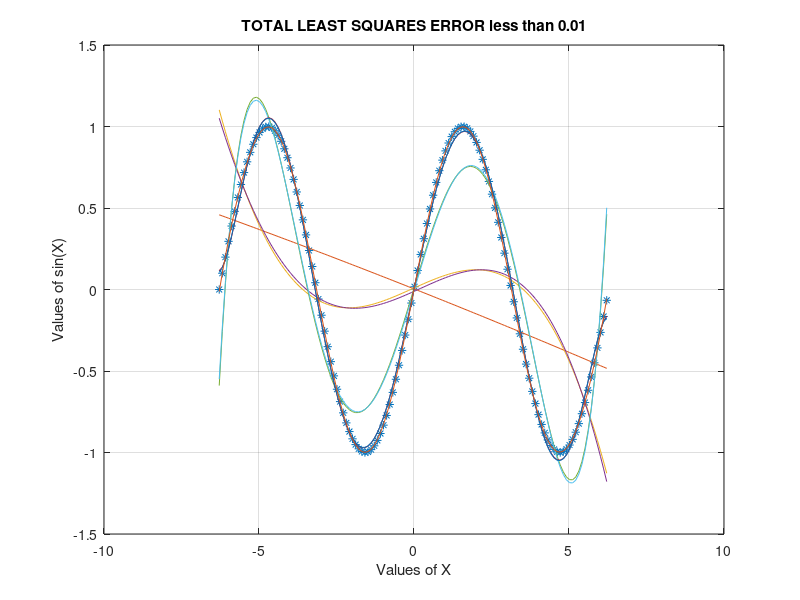

The MATLAB script that drew this image:
I = -2*pi;
X = [];

%This is the same as Core5 but with loops instead



while I <= 2*pi,

	X = [X I];
	I = I + 0.1;
end;


figure(1);
plot(X,sin(X),'*');
hold on;

I = 1;
TOTAL_SQR_ERROR = 100.0;

while TOTAL_SQR_ERROR > 0.01,

	I = I+1;

	C = polyfit(X,sin(X),I);

	Y = polyval(C,X);
	
	plot(X,Y);

	ERROR = sin(X) - Y;
	SQR_ERROR = ERROR.^2;
	TOTAL_SQR_ERROR = sum(SQR_ERROR);


end;

grid;
xlabel('Values of X');
ylabel('Values of sin(X)');
title('TOTAL LEAST SQUARES ERROR less than 0.01');

hold off;

%Had to look at the solutions for how you guys wanted this to be done. My
%original method was to cut it in half every iteration etc. to test for
%error but it wouldn't work for some reason
